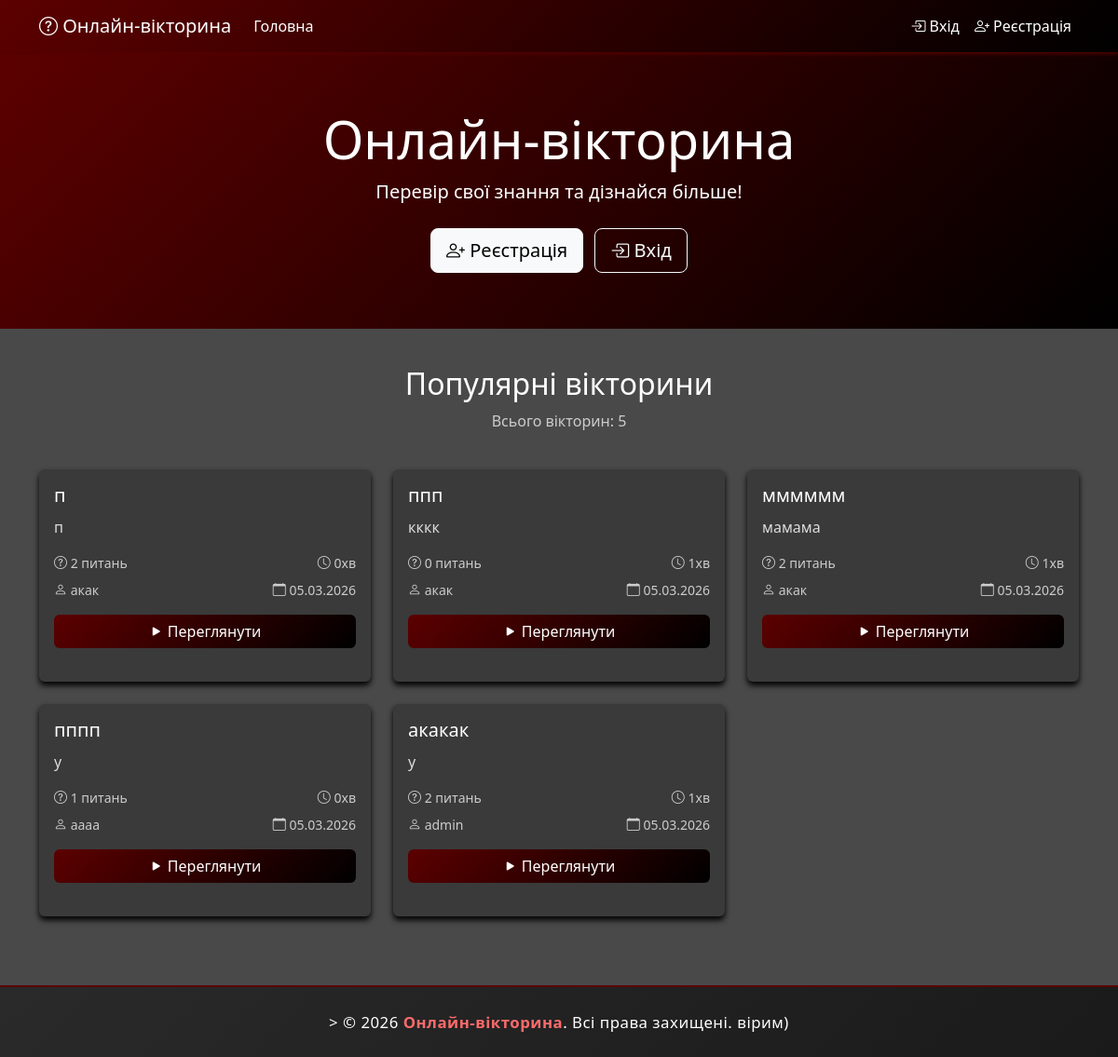
The app's page /, older data.
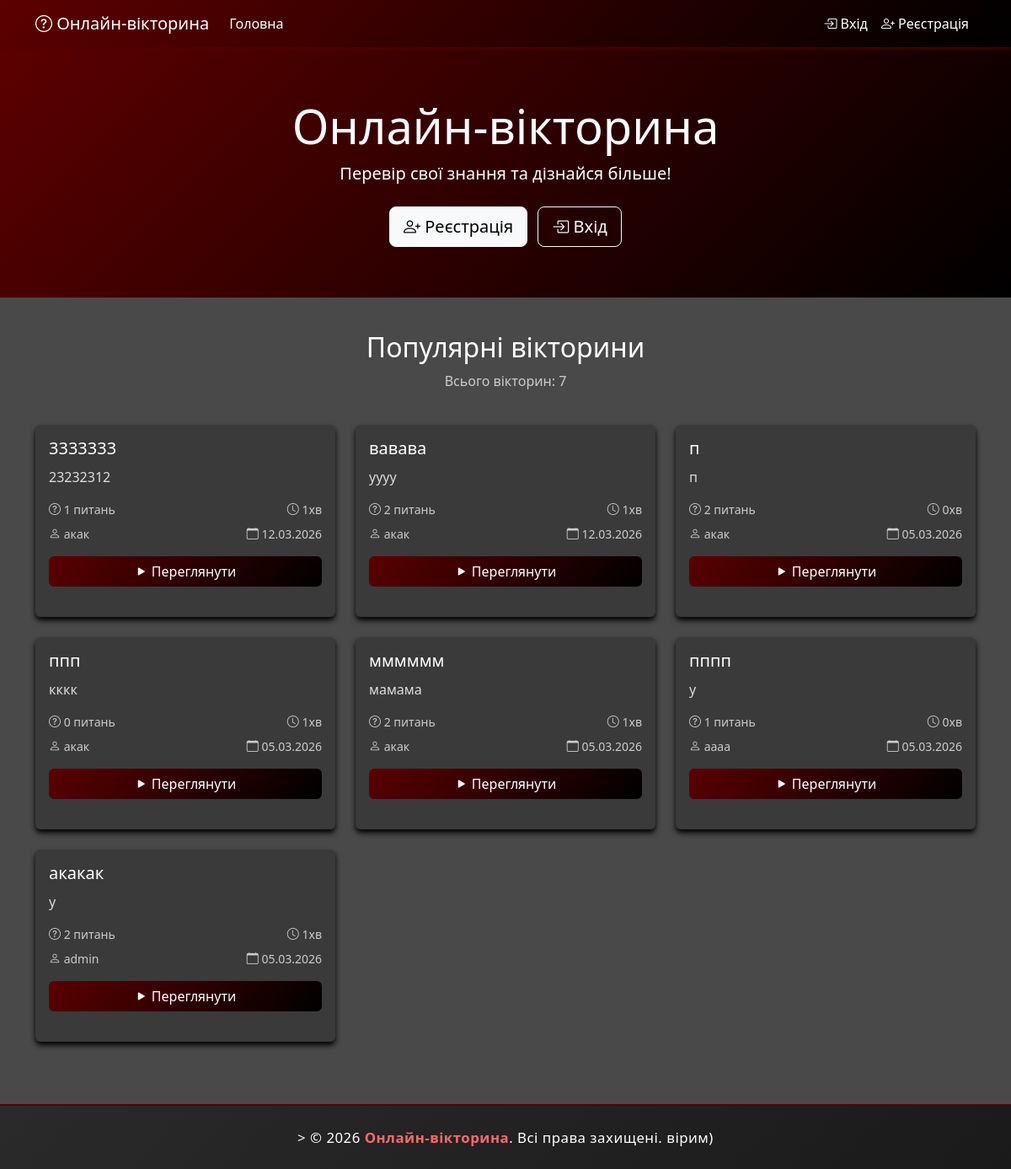
The same page, newer data.
### quizzes/models.py (models this page shows, shortened)
class Quiz(models.Model):
    title = models.CharField(max_length=200, verbose_name="Quiz Title")
    description = models.TextField(max_length=1000, verbose_name="Quiz Description")
    created_at = models.DateTimeField(auto_now_add=True, verbose_name="Created At")
    creator = models.ForeignKey(User, on_delete=models.CASCADE, null=True, blank=True, related_name='quizzes')
    is_active = models.BooleanField(default=True, verbose_name='Active')
    hours = models.IntegerField(default=0, verbose_name='Годин')
    minutes = models.IntegerField(default=1, verbose_name='Хвилин')
    seconds = models.IntegerField(default=0, verbose_name='Секунд')
    has_time_limit = models.BooleanField(default=True, verbose_name='Має обмеження часу')
    class Meta:
        verbose_name = "Quiz"
        verbose_name_plural = "Quizzes"

### quizzes/views.py (the view)
# urls.py: path('', views.home, name='home'),
def home(request):
    quizzes = Quiz.objects.filter(is_active=True).order_by('-created_at')
    context = {
        'quizzes': quizzes,
        'page_title': 'Home Page',
    }
    return render(request, 'quizzes/home.html', context)

### quizzes/context_processors.py (called while the page is built)
def global_quiz_data(request):
    return {
        'total_quizzes_count': Quiz.objects.filter(is_active=True).count(),
        'is_playing': request.session.get('quiz_session_id') is not None,
    }

### quizzes/templates/quizzes/home.html (shortened to what this page needs)
{% extends 'base.html' %}
{% block body_class %}play-page{% endblock %}
{% block content %}
<div class="header text-center">
    <div class="container">
        <h1 class="display-4">Онлайн-вікторина</h1>
        <p class="lead">Перевір свої знання та дізнайся більше!</p>
        {% if not user.is_authenticated %}
            <div class="mt-4">
                <a href="{% url 'register' %}" class="btn btn-light btn-lg me-2">
                    <i class="bi bi-person-plus"></i> Реєстрація
                </a>
                <a href="{% url 'login' %}" class="btn btn-outline-light btn-lg">
                    <i class="bi bi-box-arrow-in-right"></i> Вхід
                </a>
            </div>
        {% endif %}
    </div>
</div>
<div class="container">
    <div class="row mb-4">
        <div class="col-12 text-center">
            <h2>Популярні вікторини</h2>
            <p class="text-muted">Всього вікторин: {{ quizzes.count }}</p>
        </div>
    </div>
    <div class="row">
        {% if quizzes %}
            {% for quiz in quizzes %}
                <div class="col-md-4 mb-4">
                    <div class="card quiz-card h-100">
                        <div class="card-body">
                            <h5 class="card-title">{{ quiz.title }}</h5>
                            <p class="card-text">{{ quiz.description|truncatechars:100 }}</p>
                            <div class="d-flex justify-content-between align-items-center mt-3">
                                <small class="text-muted">
                                    <i class="bi bi-question-circle"></i> {{ quiz.questions.count }} питань
                                </small>
                                <small class="text-muted">
                                    <i class="bi bi-clock"></i>
                                    {% if quiz.has_time_limit %}
                                        {{ quiz.minutes }}хв
                                    {% else %}
                                        ∞
                                    {% endif %}
                                </small>
                            </div>
                            <div class="d-flex justify-content-between align-items-center mt-2">
                                <small class="text-muted">
                                    <i class="bi bi-person"></i> {{ quiz.creator.username|default:"Анонім" }}
                                </small>
                                <small class="text-muted">
                                    <i class="bi bi-calendar"></i> {{ quiz.created_at|date:"d.m.Y" }}
                                </small>
                            </div>
                            <a href="{% url 'quiz_detail' quiz.id %}" class="btn btn-primary w-100 mt-3">
                                <i class="bi bi-play-fill"></i> Переглянути
                            </a>
                        </div>
                    </div>
                </div>
            {% endfor %}
        {% endif %}
    </div>
</div>
<footer class="footer">
    <div class="container">
        <p class="mb-0 text-center">>
            &copy; {% now "Y" %} <span class="brand">Онлайн-вікторина</span>. Всі права захищені. вірим)
        </p>
    </div>
</footer>
{% endblock %}

### quizzes/templates/base.html (shortened to what this page needs)
<!DOCTYPE html>
<html lang="uk">
<head>
    <link href="https://cdn.jsdelivr.net/npm/bootstrap@5.3.6/dist/css/bootstrap.min.css" rel="stylesheet">
    <link rel="stylesheet" href="https://cdn.jsdelivr.net/npm/bootstrap-icons@1.13.1/font/bootstrap-icons.min.css">
    {% load static %}
    <link rel="stylesheet" href="{% static 'css/style.css' %}">
</head>
<body class="{% block body_class %}{% endblock %}">
    {% include 'menu.html' %}
    <main>
    {% block content %}
    {% endblock %}
    </main>
</body>
</html>

### quizzes/templates/menu.html (shortened to what this page needs)
<nav class="navbar navbar-expand-lg navbar-dark bg-primary">
    <div class="container">
        <a class="navbar-brand" href="{% url 'home' %}">
            <i class="bi bi-question-circle"></i> Онлайн-вікторина
        </a>
        <div class="collapse navbar-collapse" id="navbarMain">
            <ul class="navbar-nav me-auto mb-2 mb-lg-0">
                <li class="nav-item">
                    <a class="nav-link" href="{% url 'home' %}">Головна</a>
                </li>
            </ul>
            <ul class="navbar-nav">
                {% if user.is_authenticated %}
                    <li class="nav-item dropdown">
                        <a class="nav-link dropdown-toggle" href="#" id="userDropdown" role="button" data-bs-toggle="dropdown">
                            <i class="bi bi-person-circle"></i> {{ user.username }}
                        </a>
                        <ul class="dropdown-menu dropdown-menu-end">
                            <li><a class="dropdown-item" href="{% url 'profile' %}">Мій профіль</a></li>
                            <li><a class="dropdown-item" href="{% url 'profile' %}#my-quizzes-section">Мої вікторини</a></li>
                            <li><a class="dropdown-item" href="#">Мої результати</a></li>
                            <li><hr class="dropdown-divider"></li>
                            <li><a class="dropdown-item" href="{% url 'logout' %}">Вийти</a></li>
                        </ul>
                    </li>
                {% else %}
                    <li class="nav-item">
                        <a class="nav-link" href="{% url 'login' %}">
                            <i class="bi bi-box-arrow-in-right"></i> Вхід
                        </a>
                    </li>
                    <li class="nav-item">
                        <a class="nav-link" href="{% url 'register' %}">
                            <i class="bi bi-person-plus"></i> Реєстрація
                        </a>
                    </li>
                {% endif %}
            </ul>
        </div>
    </div>
</nav>

### static/css/style.css (style rules this page uses)
body { background-color: #494949; font-family: 'Segoe UI', sans-serif; color: #ffffff; margin: 0; padding: 0; }
.navbar, .novbar { background: linear-gradient(135deg, #5c0000 0%, #000000 100%); box-shadow: 0 2px 4px rgb(83, 1, 1); }
.navbar-brand, .nav-link { color: white !important }
.btn-primary { background: linear-gradient(135deg, #5c0000 0%, #000000 100%); border: none; color: white; transition: all 0.3s; }
.card { border: none; box-shadow: 0 4px 6px rgb(83, 1, 1); background-color: #333333; color: white; transition: transform 0.3s, box-shadow 0.3s; }
.text-muted { color: #cccccc !important; }
h1, h2, h3, h4, h5, h6 { color: white; }
.header { background: linear-gradient(135deg, #5c0000 0%, #000000 100%); color: rgb(255, 255, 255); padding: 60px 0; margin-bottom: 40px; text-align: center; }
.quiz-card { transition: transform 0.3s; margin-bottom: 20px; border: none; box-shadow: 0 4px 6px rgb(0, 0, 0); height: 100%; display: flex; flex-direction: column; background-color: #3a3a3a; }
.quiz-card .card-text { color: #dddddd; flex-grow: 1; }
.quiz-card .card-title { color: white; font-size: 1.25rem; margin-bottom: 10px; }
.footer { background: linear-gradient(135deg, #2a2a2a 0%, #1a1a1a 100%); color: #ffffff; padding: 25px 0; margin-top: 50px; border-top: 2px solid #5c0000; }
.footer .container { display: flex; justify-content: center; align-items: center; text-align: center; }
.footer p { color: #ffffff; font-weight: 500; letter-spacing: 0.5px; font-size: 1.05rem; }
.footer .brand { color: #ff6b6b; font-weight: bold; }

Row changes from the older to the newer data that the page shows:
added Quiz: title "3333333", description "23232312", questions.count "1", minutes "1", creator.username "акак", created_at "12.03.2026"
added Quiz: title "вавава", description "уууу", questions.count "2", minutes "1", creator.username "акак", created_at "12.03.2026"
Text that changed along with them:
{{ quizzes.count }}: "5" → "7"
